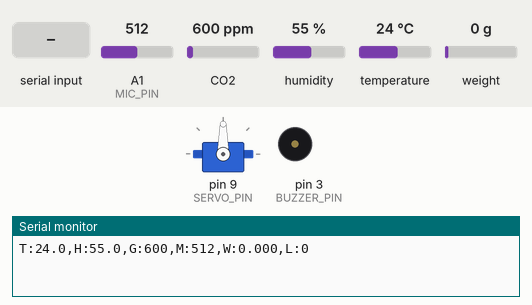
Recording of a sketch running on a simulated Arduino Uno, built with avr-gcc and run on an emulated ATmega328P. On the bench: servo, buzzer (waves = sounding, pin HIGH), the last lines printed to the serial monitor. The test bench sets the inputs (shaded band); at power-on: A1 (MIC_PIN) = 512, CO2 600 ppm, humidity 55 %, temperature 24 °C, weight on the scale 0 g.

Above: at 4.9 s.
5.0 s: "DEMO_ALERT\n" received over Serial
At 5.26 s:
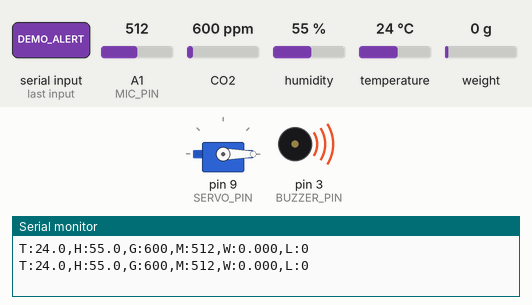
At 6.2 s:
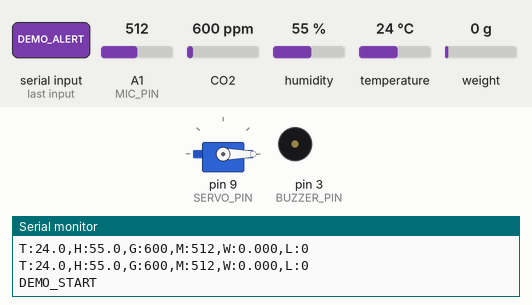
8.5 s: "CALIBRATE\n" received over Serial
At 19.8 s:
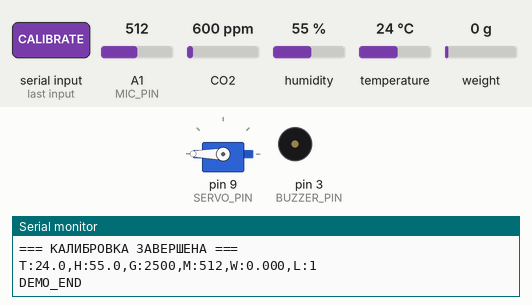
Timing chart, 0 to 20.5 s (numbered marks = the images above; inputs shaded):
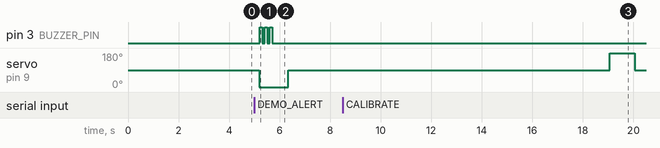

Measured:
- after the input at 5.0 s, pin 3 (BUZZER_PIN): alternates HIGH for 0.10 s and LOW for 0.10 s, 6 changes in all, then stays LOW, starting after 0.22 s; servo on pin 9 (SERVO_PIN): 90° → 0° after 0.20 s, → 90° 1.1 s later

The sketch:

arduino_uley.ino
```cpp
// ========== НАСТРОЙКИ ПРОЕКТА ==========
#define TIME_INTERVAL 1000        // Интервал опроса датчиков (мс)
#define GAS_THRESHOLD_PPM 2000    // Порог срабатывания датчика газа (ppm CO2)
#define SERVO_DURATION 700       // Время вращения сервы (мс) - время открытия/закрытия
#define DEBUG 0                   // 1 - включить отладку, 0 - выключить
#define SMOOTHING_WINDOW 10       // Размер окна скользящего среднего

// Для сервопривода ПОСТОЯННОГО ВРАЩЕНИЯ
#define SERVO_STOP 90
#define SERVO_OPEN 0              // Вперед - открыть крышку
#define SERVO_CLOSE 180           // Назад - закрыть крышку

// ========== ОПРЕДЕЛЕНИЕ ПИНОВ ==========
#define DHT_PIN 2
#define GAS_PIN A0
#define MIC_PIN A1
#define BUZZER_PIN 3
#define HX711_DOUT 4
#define HX711_SCK 5
#define SERVO_PIN 9

// ========== КАЛИБРОВКА ТЕНЗОДАТЧИКА ==========
const float CALIBRATION_FACTOR = 45.0;  // Калибровочный коэффициент (вес в граммах)

// ========== БИБЛИОТЕКИ ==========
#include <DHT.h>
#include <HX711.h>
#include <Servo.h>
#include "MQ135.h"

// ========== ОБЪЯВЛЕНИЕ ОБЪЕКТОВ ==========
DHT dht(DHT_PIN, DHT11);
HX711 scale;
Servo servo;
MQ135 gasSensor = MQ135(GAS_PIN);

// ========== ОПТИМИЗИРОВАННЫЙ КЛАСС ДЛЯ СКОЛЬЗЯЩЕГО СРЕДНЕГО ==========
class MovingAverage {
private:
  int16_t buffer[SMOOTHING_WINDOW];
  uint8_t index;
  uint8_t count;
  int32_t sum;

public:
  MovingAverage() : index(0), count(0), sum(0) {
    memset(buffer, 0, sizeof(buffer));
  }

  int16_t addValue(int16_t value) {
    if (count < SMOOTHING_WINDOW) {
      buffer[count] = value;
      sum += value;
      count++;
      return sum / count;
    } else {
      sum -= buffer[index];
      buffer[index] = value;
      sum += value;
      index = (index + 1) % SMOOTHING_WINDOW;
      return sum / SMOOTHING_WINDOW;
    }
  }

  void reset() {
    index = 0;
    count = 0;
    sum = 0;
    memset(buffer, 0, sizeof(buffer));
  }

  void forceValue(int16_t value) {
    for (int i = 0; i < SMOOTHING_WINDOW; i++) {
      buffer[i] = value;
    }
    sum = value * SMOOTHING_WINDOW;
    count = SMOOTHING_WINDOW;
    index = 0;
  }
};

// ========== ГЛОБАЛЬНЫЕ ПЕРЕМЕННЫЕ ==========
// Объекты для скользящего среднего
MovingAverage tempAvg;
MovingAverage humAvg;
MovingAverage gasAvg;
MovingAverage micAvg;
MovingAverage weightAvg;

// Сырые данные
int16_t rawTemperature = 0;
int16_t rawHumidity = 0;
int16_t rawGasPPM = 0;
int16_t rawMicValue = 0;
int32_t rawWeight = 0;  // Изменено на int32_t для хранения веса в граммах

// Усреднённые данные
int16_t temperature = 0;
int16_t humidity = 0;
int16_t gasPPM = 0;
int16_t micValue = 0;
int32_t weight = 0;  // Вес в граммах (целое число)

// Состояния системы
bool lidOpen = false;           // Крышка открыта (газ превышен)
bool servoMoving = false;       // Серво в движении
bool demoMode = false;          // Демо-режим
unsigned long servoStartTime = 0;
unsigned long demoStartTime = 0;

// Демо-режим
int16_t savedGasPPM = 0;
int16_t savedRawGasPPM = 0;
bool savedLidOpen = false;

// ========== ПРОТОТИПЫ ФУНКЦИЙ ==========
void readSensors();
void applySmoothing();
void checkGasAndControlLid();
void sendDataToESP();
void calibrateScale();
void resetFilters();
void moveLid(int direction);
void stopLid();

// ========== SETUP ==========
void setup() {
  Serial.begin(9600);

  dht.begin();
  scale.begin(HX711_DOUT, HX711_SCK);
  scale.set_scale(CALIBRATION_FACTOR);
  scale.tare();
  delay(100);

  pinMode(BUZZER_PIN, OUTPUT);
  pinMode(MIC_PIN, INPUT);

  servo.attach(SERVO_PIN);
  delay(100);
  servo.write(SERVO_STOP);
  delay(500);

  delay(2000);

  #if DEBUG == 1
  Serial.println(F("System initialized"));
  Serial.println(F("Logic: Open lid on gas > 2000ppm, close lid when gas normal"));
  #endif
}

// ========== LOOP ==========
void loop() {
  static unsigned long lastUpdate = 0;

  if (millis() - lastUpdate >= TIME_INTERVAL) {
    lastUpdate = millis();

    readSensors();
    applySmoothing();
    checkGasAndControlLid();
    sendDataToESP();
  }

  // Остановка серво после завершения движения
  if (servoMoving && (millis() - servoStartTime >= SERVO_DURATION)) {
    stopLid();
  }

  // Завершение демо-режима
  if (demoMode && (millis() - demoStartTime >= 5000)) {
    #if DEBUG == 1
    Serial.println(F("=== EXITING DEMO MODE ==="));
    #endif

    demoMode = false;

    // Восстанавливаем реальные значения
    gasAvg.reset();
    rawGasPPM = savedRawGasPPM;

    for (int i = 0; i < SMOOTHING_WINDOW; i++) {
      gasPPM = gasAvg.addValue(rawGasPPM);
    }

    #if DEBUG == 1
    Serial.print(F("Real gas value: "));
    Serial.println(gasPPM);
    #endif

    // Если реальный газ в норме и крышка открыта - закрываем
    if (gasPPM <= GAS_THRESHOLD_PPM && lidOpen) {
      #if DEBUG == 1
      Serial.println(F("Gas normal, closing lid..."));
      #endif

      if (servoMoving) {
        servo.write(SERVO_STOP);
        delay(15);
        servoMoving = false;
      }

      moveLid(SERVO_CLOSE);
      lidOpen = false;
    }

    Serial.println("DEMO_END");
  }

  // Обработка команд
  if (Serial.available()) {
    String cmd = Serial.readStringUntil('\n');
    cmd.trim();

    if (cmd == "DEMO_ALERT") {
      if (!demoMode) {
        demoMode = true;
        demoStartTime = millis();

        savedGasPPM = gasPPM;
        savedRawGasPPM = rawGasPPM;
        savedLidOpen = lidOpen;

        #if DEBUG == 1
        Serial.println(F("=== DEMO MODE START ==="));
        #endif

        // Симулируем превышение газа
        gasAvg.forceValue(2500);
        gasPPM = 2500;
        rawGasPPM = 2500;

        // Если крышка закрыта - открываем
        if (!lidOpen) {
          #if DEBUG == 1
          Serial.println(F("DEMO: Opening lid..."));
          #endif

          if (servoMoving) {
            servo.write(SERVO_STOP);
            delay(15);
            servoMoving = false;
          }

          moveLid(SERVO_OPEN);
          lidOpen = true;

          // Звуковой сигнал
          for (int i = 0; i < 3; i++) {
            digitalWrite(BUZZER_PIN, HIGH);
            delay(100);
            digitalWrite(BUZZER_PIN, LOW);
            delay(100);
          }
        }

        Serial.println("DEMO_START");
      }
    }

    else if (cmd == "CALIBRATE") {
      calibrateScale();
    }

    else if (cmd == "RESET_FILTERS") {
      resetFilters();
      Serial.println(F("FILTERS_RESET"));
    }

    else if (cmd == "TARE") {
      scale.tare();
      Serial.println(F("TARE_OK"));
    }
  }
}

// ========== УПРАВЛЕНИЕ КРЫШКОЙ ПО СОСТОЯНИЮ ГАЗА ==========
void checkGasAndControlLid() {
  static bool previousGasState = false;

  if (demoMode) return;

  bool currentGasState = (gasPPM > GAS_THRESHOLD_PPM);

  // Только при изменении состояния
  if (currentGasState != previousGasState) {
    if (currentGasState) {
      // Газ превышен - открываем крышку
      #if DEBUG == 1
      Serial.print(F("GAS EXCEEDED! CO2: "));
      Serial.print(gasPPM);
      Serial.println(F(" ppm - Opening lid"));
      #endif

      if (!lidOpen) {
        moveLid(SERVO_OPEN);
        lidOpen = true;

        // Звуковой сигнал тревоги
        for (int i = 0; i < 3; i++) {
          digitalWrite(BUZZER_PIN, HIGH);
          delay(100);
          digitalWrite(BUZZER_PIN, LOW);
          delay(100);
        }
      }
    } else {
      // Газ в норме - закрываем крышку
      #if DEBUG == 1
      Serial.print(F("Gas normal. CO2: "));
      Serial.print(gasPPM);
      Serial.println(F(" ppm - Closing lid"));
      #endif

      if (lidOpen) {
        moveLid(SERVO_CLOSE);
        lidOpen = false;
      }
    }

    previousGasState = currentGasState;
  }
}

// ========== ДВИЖЕНИЕ КРЫШКИ ==========
void moveLid(int direction) {
  // Останавливаем текущее движение
  if (servoMoving) {
    servo.write(SERVO_STOP);
    delay(15);
    servoMoving = false;
    delay(50);
  }

  // Запускаем движение
  servo.write(direction);
  delay(15);
  servoMoving = true;
  servoStartTime = millis();

  #if DEBUG == 1
  Serial.print(F("Lid moving: "));
  Serial.println(direction == SERVO_OPEN ? "OPEN" : "CLOSE");
  #endif
}

// ========== ОСТАНОВКА ДВИЖЕНИЯ ==========
void stopLid() {
  if (servoMoving) {
    servo.write(SERVO_STOP);
    delay(15);
    servoMoving = false;

    #if DEBUG == 1
    Serial.println(F("Lid stopped"));
    #endif
  }
}

// ========== ЧТЕНИЕ ДАТЧИКОВ ==========
void readSensors() {
  float t = dht.readTemperature();
  float h = dht.readHumidity();

  if (!isnan(t) && !isnan(h) && t > -50 && t < 100 && h >= 0 && h <= 100) {
    rawTemperature = (int16_t)(t * 10.0);
    rawHumidity = (int16_t)(h * 10.0);

    if (!demoMode) {
      rawGasPPM = (int16_t)gasSensor.getCorrectedPPM(t, h);
    }
  } else {
    rawTemperature = -990;
    rawHumidity = -990;
    if (!demoMode) {
      rawGasPPM = (int16_t)gasSensor.getPPM();
    }
  }

  rawMicValue = analogRead(MIC_PIN);

  // Чтение веса (в граммах)
  if (scale.is_ready()) {
    float w = scale.get_units(5);  // Вес в граммах
    if (w < 0 && w > -5) w = 0;
    rawWeight = (int32_t)(w);  // Сохраняем вес в граммах (целое число)
  } else {
    rawWeight = weight;
  }

  if (!demoMode && (rawGasPPM < 300 || rawGasPPM > 5000)) {
    static unsigned long lastWarning = 0;
    if (millis() - lastWarning > 10000) {
      #if DEBUG == 1
      Serial.print(F("Warning: unrealistic gas value: "));
      Serial.println(rawGasPPM);
      #endif
      lastWarning = millis();
    }
    rawGasPPM = 400;
  }

  #if DEBUG == 1
  static unsigned long lastDebugPrint = 0;
  if (millis() - lastDebugPrint > 10000) {
    Serial.println(F("--- Raw Data ---"));
    Serial.print(F("Temp: ")); Serial.print(rawTemperature / 10.0);
    Serial.print(F(" | Hum: ")); Serial.print(rawHumidity / 10.0);
    Serial.print(F(" | Gas: ")); Serial.print(rawGasPPM);
    Serial.print(F(" | Lid: ")); Serial.print(lidOpen ? "OPEN" : "CLOSED");
    Serial.print(F(" | Weight: ")); Serial.print(rawWeight / 1000.0, 3);
    Serial.println(F(" kg"));
    lastDebugPrint = millis();
  }
  #endif
}

// ========== ПРИМЕНЕНИЕ СКОЛЬЗЯЩЕГО СРЕДНЕГО ==========
void applySmoothing() {
  if (rawTemperature > -500) {
    temperature = tempAvg.addValue(rawTemperature);
  } else {
    temperature = -990;
  }

  if (rawHumidity > -500) {
    humidity = humAvg.addValue(rawHumidity);
  } else {
    humidity = -990;
  }

  if (!demoMode) {
    gasPPM = gasAvg.addValue(rawGasPPM);
  }

  micValue = micAvg.addValue(rawMicValue);
  weight = weightAvg.addValue(rawWeight);  // Вес в граммах

  #if DEBUG == 1
  static unsigned long lastDebugPrintAvg = 0;
  if (millis() - lastDebugPrintAvg > 10000) {
    Serial.println(F("--- Smoothed Data ---"));
    Serial.print(F("Temp: ")); Serial.print(temperature / 10.0, 1);
    Serial.print(F(" | Hum: ")); Serial.print(humidity / 10.0, 1);
    Serial.print(F(" | Gas: ")); Serial.print(gasPPM);
    Serial.print(F(" | Weight: ")); Serial.print(weight / 1000.0, 3);
    Serial.print(F(" | Lid: ")); Serial.println(lidOpen ? "OPEN" : "CLOSED");
    lastDebugPrintAvg = millis();
  }
  #endif
}

// ========== ОТПРАВКА ДАННЫХ ==========
void sendDataToESP() {
  Serial.print(F("T:"));
  if (temperature == -990) {
    Serial.print(F("0.0"));
  } else {
    Serial.print(temperature / 10.0, 1);
  }

  Serial.print(F(",H:"));
  if (humidity == -990) {
    Serial.print(F("0.0"));
  } else {
    Serial.print(humidity / 10.0, 1);
  }

  Serial.print(F(",G:"));
  Serial.print(gasPPM);

  Serial.print(F(",M:"));
  Serial.print(micValue);

  Serial.print(F(",W:"));
  // Отправляем вес в КИЛОГРАММАХ с 3 знаками после запятой
  Serial.print(weight / 1000.0, 3);

  Serial.print(F(",L:"));
  Serial.print(lidOpen ? "1" : "0");

  Serial.println();
}

// ========== КАЛИБРОВКА ==========
void calibrateScale() {
  Serial.println(F("=== КАЛИБРОВКА ТЕНЗОДАТЧИКА ==="));
  Serial.println(F("1. Уберите весь вес"));
  delay(3000);

  scale.tare();
  Serial.println(F("Тара сброшена"));

  Serial.println(F("2. Положите груз 450 грамм"));
  delay(5000);

  float reading = scale.get_units(10);
  float knownWeight = 450.0;  // Вес эталона в граммах

  if (reading != 0) {
    float newFactor = reading / knownWeight;
    Serial.print(F("Новый коэффициент: "));
    Serial.println(newFactor, 4);
    Serial.println(F("Обновите CALIBRATION_FACTOR:"));
    Serial.print(F("const float CALIBRATION_FACTOR = "));
    Serial.print(newFactor, 4);
    Serial.println(F(";"));

    scale.set_scale(newFactor);
    Serial.print(F("Проверка: "));
    Serial.print(scale.get_units(10), 2);
    Serial.println(F(" грамм"));
  }

  Serial.println(F("=== КАЛИБРОВКА ЗАВЕРШЕНА ==="));
}

// ========== СБРОС ФИЛЬТРОВ ==========
void resetFilters() {
  tempAvg.reset();
  humAvg.reset();
  gasAvg.reset();
  micAvg.reset();
  weightAvg.reset();

  #if DEBUG == 1
  Serial.println(F("Filters reset"));
  #endif
}
```
